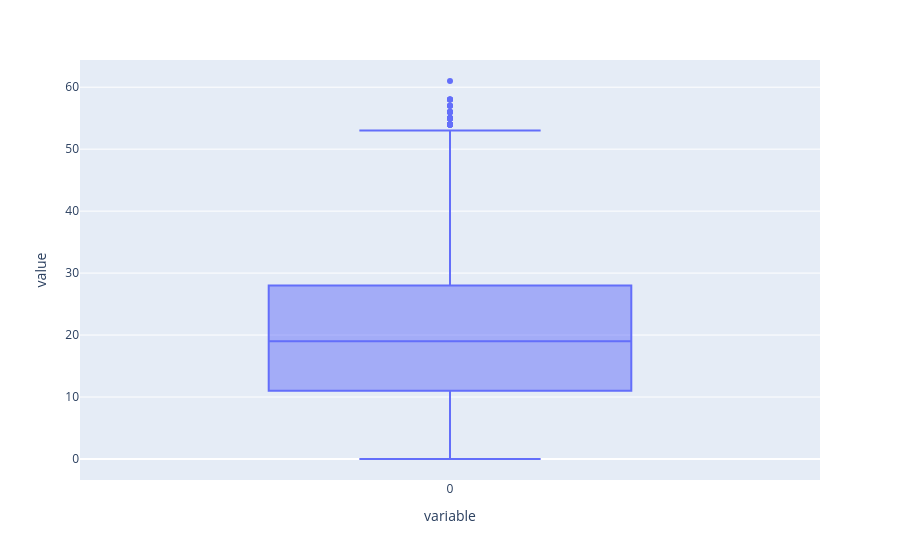

Here is the notebook cell this chart was saved with:
### Code cell
# Calculate tweet lengths
tweet_len = pd.Series([len(tweet.split()) for tweet in df['clean_text']])

# The distribution of tweet text lengths
tweet_len.plot(kind='box')

### Figure 1 — Plotly figure (JSON) as saved in the notebook; plotly's stock layout.template omitted (floating-point values rounded to 4 significant figures; data arrays with more than 128 entries replaced by an {"elided": "..."} marker saying what was removed)
{"data": [{"alignmentgroup": "True", "hovertemplate": "variable=%{x}<br>value=%{y}<extra></extra>", "legendgroup": "", "marker": {"color": "#636efa"}, "name": "", "notched": false, "offsetgroup": "", "orientation": "v", "showlegend": false, "type": "box", "x": {"elided": "182329 str values"}, "x0": " ", "xaxis": "x", "y": {"elided": "182329 int values"}, "y0": " ", "yaxis": "y"}], "layout": {"boxmode": "group", "legend": {"tracegroupgap": 0}, "margin": {"t": 60}, "xaxis": {"anchor": "y", "domain": [0, 1], "title": {"text": "variable"}}, "yaxis": {"anchor": "x", "domain": [0, 1], "title": {"text": "value"}}}}
